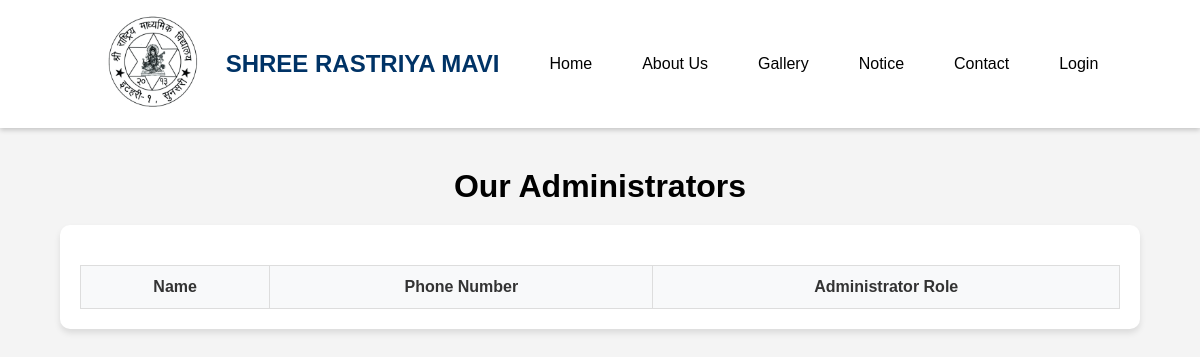
The page /Shree-Rastriya-Secondary-School/administrator/ on the database as committed earlier.
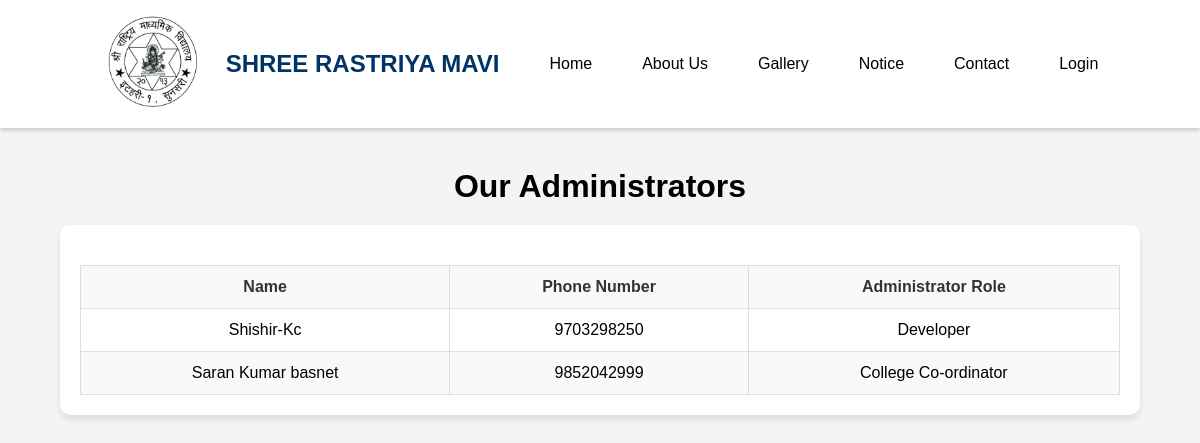
The same page on the database as committed later.
### home/models.py (models this page shows, shortened)
class Administrator(models.Model):
    name = models.CharField(max_length=100)
    contact = models.IntegerField(null=True,blank=True)
    Administrator_Role = models.CharField(max_length=100)

### home/views.py (the view)
# urls.py: path('Shree-Rastriya-Secondary-School/administrator/',views.Administrator,name='ah'),
def Administrator(request):
    data = models.Administrator.objects.all()
    context = {
        'users':data
    }
    return render(request,'home/Administrator.html',context)

### home/templates/home/Administrator.html (shortened to what this page needs)
{% extends "home/navbar.html" %}
{% block content %}
<html lang="en">
<head>
</head>
<body>
    <h1>Our Administrators</h1>
    <div class="table-container">
        <table>
            <thead>
                <tr>
                    <th>Name</th>
                    <th>Phone Number</th>
                    <th>Administrator Role</th>
                </tr>
            </thead>
            <tbody>
                {% for user in users %}
                <tr>
                    <td>{{ user.name }}</td>
                    <td>{{ user.contact }}</td>
                    <td>
                        {{user.Administrator_Role}}
                    </td>
                </tr>
                {% endfor %}
            </tbody>
        </table>
    </div>
</body>
</html>
{% endblock %}

Rows that differ between the two databases and show on the page:
added Administrator: name "Shishir-Kc", contact "9703298250", Administrator_Role "Developer"
added Administrator: name "Saran Kumar basnet", contact "9852042999", Administrator_Role "College Co-ordinator"
